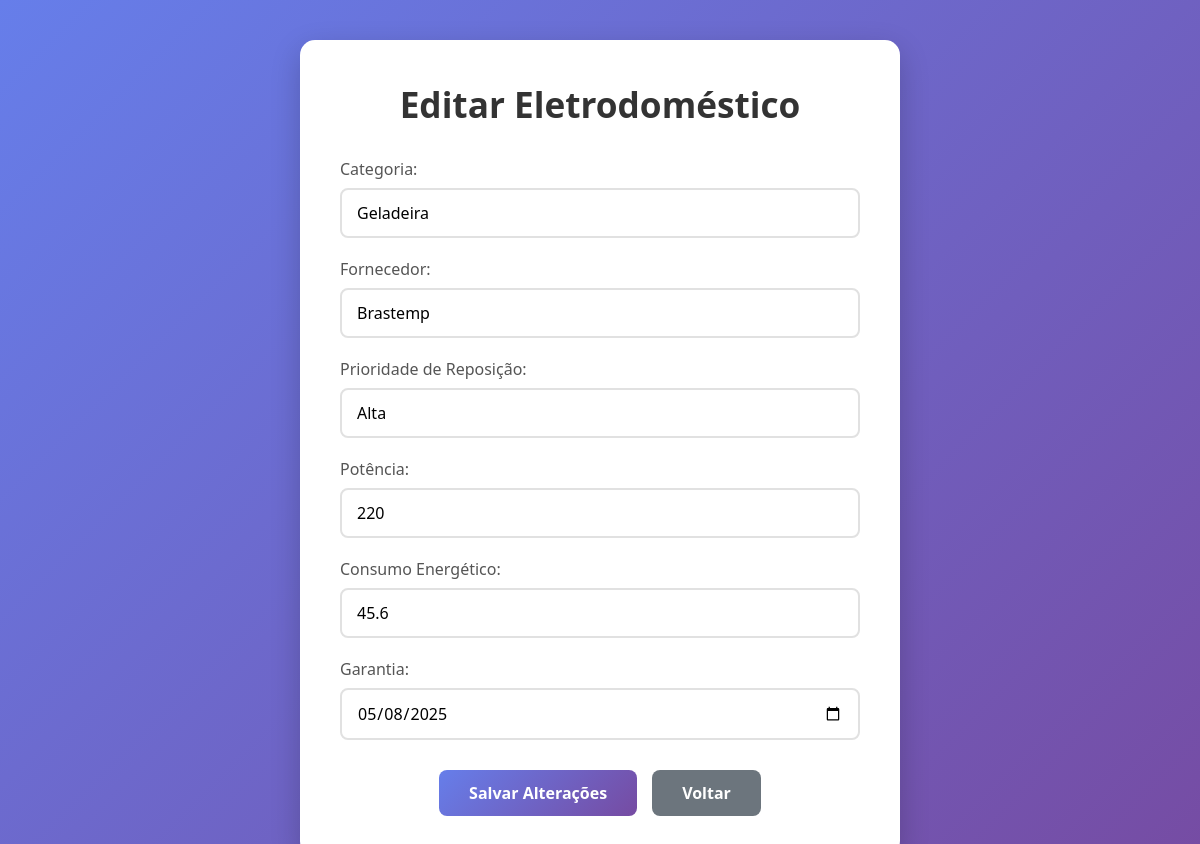
Screenshot of /view/editar_eletrodomestico.php?acao=editar_eletrodomestico&id=1 (signed in) with the database file from the repository.
### tables this page shows
CREATE TABLE ELETRODOMESTICO (
    ELETRO_ID INTEGER AUTO_INCREMENT PRIMARY KEY,
    ELETRO_CATEGORIA VARCHAR(255),
    ELETRO_FORNECEDOR VARCHAR(255),
    ELETRO_PRIORIDADE_REPOSICAO VARCHAR(255),
    ELETRO_POTENCIA VARCHAR(255),
    ELETRO_CONSUMO_ENERGETICO VARCHAR(255),
    ELETRO_GARANTIA DATE,
    FK_USU_ID INTEGER
);

### model/model_eletrodomestico.php (called while the page is built, shortened)
<?php
class Eletrodomestico {
    public function buscar_eletrodomestico_pelo_id($id) {
        $conn = Database::getConnection();
        $select = $conn->prepare("SELECT
                                    ED.ELETRO_ID,
                                    ED.ELETRO_CATEGORIA,
                                    ED.ELETRO_FORNECEDOR,
                                    ED.ELETRO_PRIORIDADE_REPOSICAO,
                                    ED.ELETRO_POTENCIA,
                                    ED.ELETRO_CONSUMO_ENERGETICO,
                                    ED.ELETRO_GARANTIA,
                                    E.ESTOQUE_QUANTIDADE,
                                    U.USU_NOME,
                                    U.USU_EMAIL
                                FROM ELETRODOMESTICO ED
                                JOIN USUARIO U ON ED.FK_USU_ID = U.USU_ID
                                JOIN ESTOQUE E ON ED.ELETRO_ID = E.FK_ELETRODOMESTICO_ID
                                WHERE ED.ELETRO_ID = ?
                                ORDER BY ED.ELETRO_CATEGORIA");
        $select->bind_param("i", $id);
        $select->execute();
        $result = $select->get_result();
        $eletrodomestico = $result->fetch_all(MYSQLI_ASSOC);
        return $eletrodomestico;
    }
}
?>

### controller/controller_eletrodomestico.php (called while the page is built, shortened)
<?php
    require_once "../model/model_eletrodomestico.php";
    if (isset($_POST["cadastrar_eletrodomestico"])) {
        $eletrodomestico = new Eletrodomestico();
        $resultado = $eletrodomestico->cadastrar_eletrodomestico(
            $_POST["ELETRO_CATEGORIA"],
            $_POST["ELETRO_FORNECEDOR"],
            $_POST["ELETRO_PRIORIDADE_REPOSICAO"],
            $_POST["ELETRO_POTENCIA"],
            $_POST["ELETRO_CONSUMO_ENERGETICO"],
            $_POST["ELETRO_GARANTIA"],
            $_SESSION['usuario']["USU_ID"]
        );
        if ($resultado) {
            echo "<script>
                    alert('Eletrodomestico cadastrado com sucesso!');
                    window.location.href='../view/listar_eletrodomestico.php';
                </script>";
        } else {
            echo "<script>
                    alert('Erro ao cadastrar eletrodomestico!');
                    window.location.href='../view/listar_eletrodomestico.php';
                </script>";
        }
        exit();
    }
    else if (isset($_GET["acao"]) && $_GET["acao"] == "editar_eletrodomestico") {
        $eletrodomestico = new Eletrodomestico();
        $resultados = $eletrodomestico->buscar_eletrodomestico_pelo_id($_GET["id"]);
        if (!empty($resultados)) {
            $eletrodomestico_editar = $resultados[0];
        } else {
            echo "<script>
                    alert('Eletrodomestico não encontrado!');
                    window.location.href='listar_eletrodomestico.php';
                </script>";
            exit();
        }
    }
?>

### view/editar_eletrodomestico.php (the view, shortened to what this page needs)
<?php
require_once "../controller/controller_eletrodomestico.php";
?>
<!DOCTYPE html>
<html lang="pt-br">
    <head>
    </head>
    <body>
        <div class="container">
            <h1>Editar Eletrodoméstico</h1>
            <form action="" method="POST">
                <div class="form-group">
                    <label for="ELETRO_CATEGORIA">Categoria:</label>
                    <input type="text" id="ELETRO_CATEGORIA" name="ELETRO_CATEGORIA" value="<?php echo $eletrodomestico_editar['ELETRO_CATEGORIA']; ?>" required>
                </div>
                <div class="form-group">
                    <label for="ELETRO_FORNECEDOR">Fornecedor:</label>
                    <input type="text" id="ELETRO_FORNECEDOR" name="ELETRO_FORNECEDOR" value="<?php echo $eletrodomestico_editar['ELETRO_FORNECEDOR']; ?>" required>
                </div>
                <div class="form-group">
                    <label for="ELETRO_PRIORIDADE_REPOSICAO">Prioridade de Reposição:</label>
                    <input type="text" id="ELETRO_PRIORIDADE_REPOSICAO" name="ELETRO_PRIORIDADE_REPOSICAO" value="<?php echo $eletrodomestico_editar['ELETRO_PRIORIDADE_REPOSICAO']; ?>" required>
                </div>
                <div class="form-group">
                    <label for="ELETRO_POTENCIA">Potência:</label>
                    <input type="text" id="ELETRO_POTENCIA" name="ELETRO_POTENCIA" value="<?php echo $eletrodomestico_editar['ELETRO_POTENCIA']; ?>" required>
                </div>
                <div class="form-group">
                    <label for="ELETRO_CONSUMO_ENERGETICO">Consumo Energético:</label>
                    <input type="text" id="ELETRO_CONSUMO_ENERGETICO" name="ELETRO_CONSUMO_ENERGETICO" value="<?php echo $eletrodomestico_editar['ELETRO_CONSUMO_ENERGETICO']; ?>" required>
                </div>
                <div class="form-group">
                    <label for="ELETRO_GARANTIA">Garantia:</label>
                    <input type="date" id="ELETRO_GARANTIA" name="ELETRO_GARANTIA" value="<?php echo $eletrodomestico_editar['ELETRO_GARANTIA']; ?>" required>
                </div>
                <div class="button-group">
                    <input type="submit" class="btn btn-primary" id="editar_eletrodomestico" name="editar_eletrodomestico" value="Salvar Alterações">
                    <a href="inicial.php" class="btn btn-secondary">Voltar</a>
                </div>
            </form>
        </div>
    </body>
</html>

### view/editar_eletrodomestico.php (style rules this page uses)
* { margin: 0; padding: 0; box-sizing: border-box; font-family: 'Segoe UI', Tahoma, Geneva, Verdana, sans-serif; }
body { background: linear-gradient(135deg, #667eea 0%, #764ba2 100%); min-height: 100vh; display: flex; flex-direction: column; align-items: center; padding: 40px 20px; }
.container { background: white; border-radius: 15px; box-shadow: 0 10px 30px rgba(0,0,0,0.2); padding: 40px; width: 100%; max-width: 600px; }
h1 { color: #333; text-align: center; margin-bottom: 30px; font-size: 2.2em; font-weight: 600; }
.form-group { margin-bottom: 20px; }
label { display: block; margin-bottom: 8px; font-weight: 500; color: #555; }
input[type="text"], input[type="date"], input[type="number"] { width: 100%; padding: 12px 15px; border: 2px solid #e1e1e1; border-radius: 8px; font-size: 16px; transition: all 0.3s ease; }
.btn { padding: 12px 30px; border: none; border-radius: 8px; font-size: 16px; font-weight: 600; cursor: pointer; transition: all 0.3s ease; text-decoration: none; display: inline-block; text-align: center; }
.btn-primary { background: linear-gradient(135deg, #667eea 0%, #764ba2 100%); color: white; }
.btn-secondary { background: #6c757d; color: white; }
.button-group { display: flex; gap: 15px; justify-content: center; margin-top: 30px; }

### rows the page displays
eletrodomestico: ELETRO_CATEGORIA "Geladeira", ELETRO_FORNECEDOR "Brastemp", ELETRO_PRIORIDADE_REPOSICAO "Alta", ELETRO_POTENCIA "220", ELETRO_CONSUMO_ENERGETICO "45.6", ELETRO_GARANTIA "05/08/2025"
